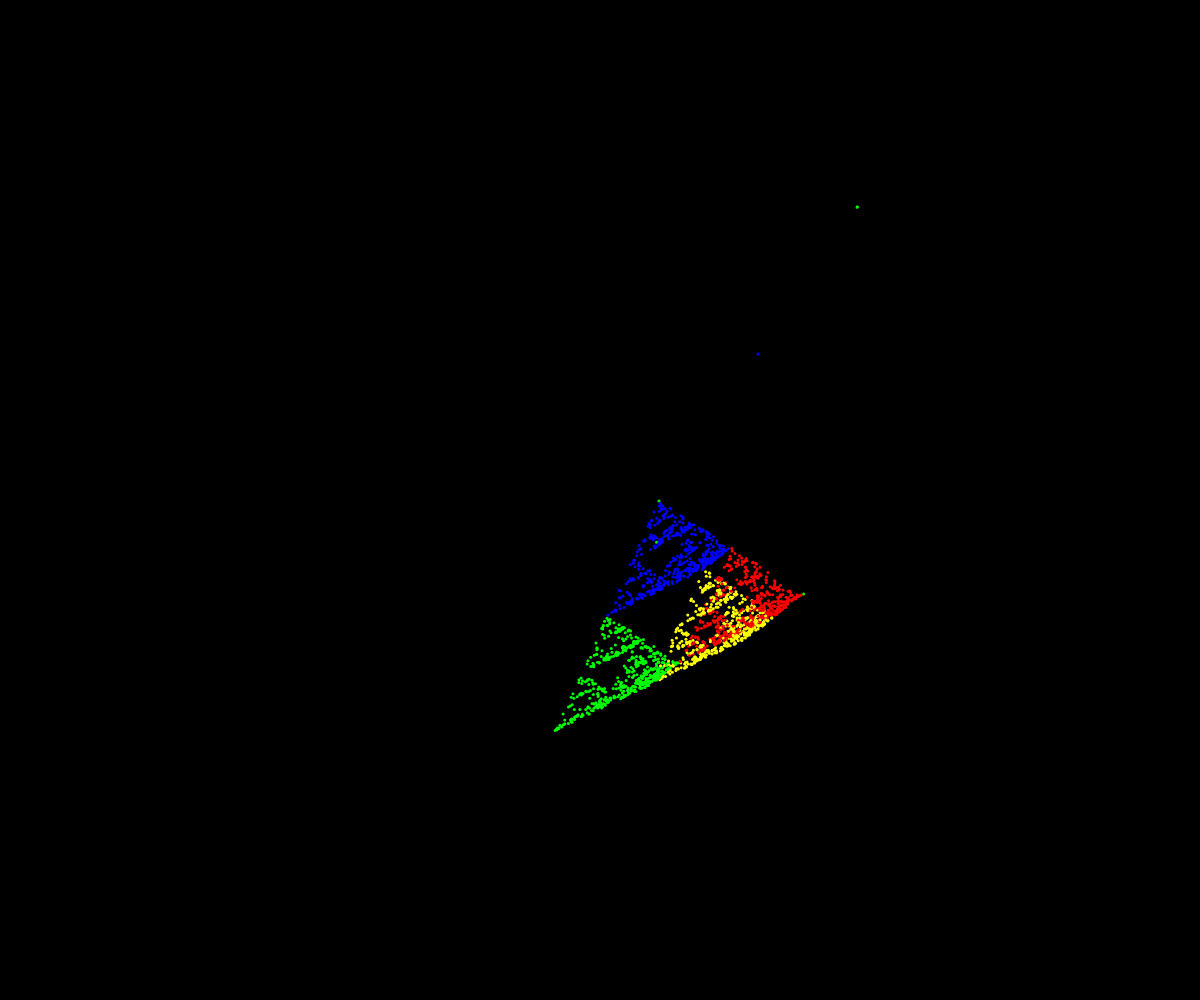
Frame 1 (no input)
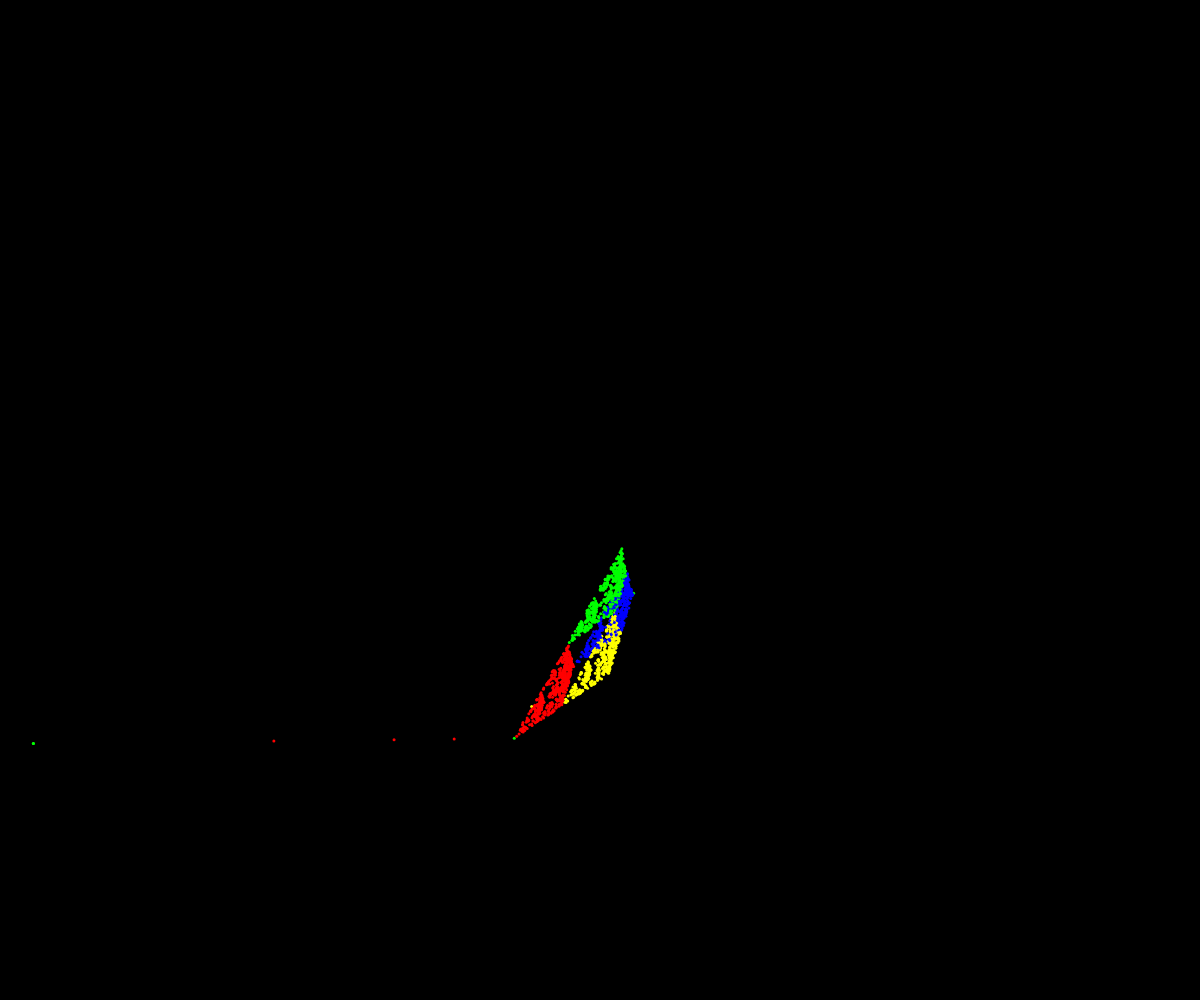
Frame 60 (no input)
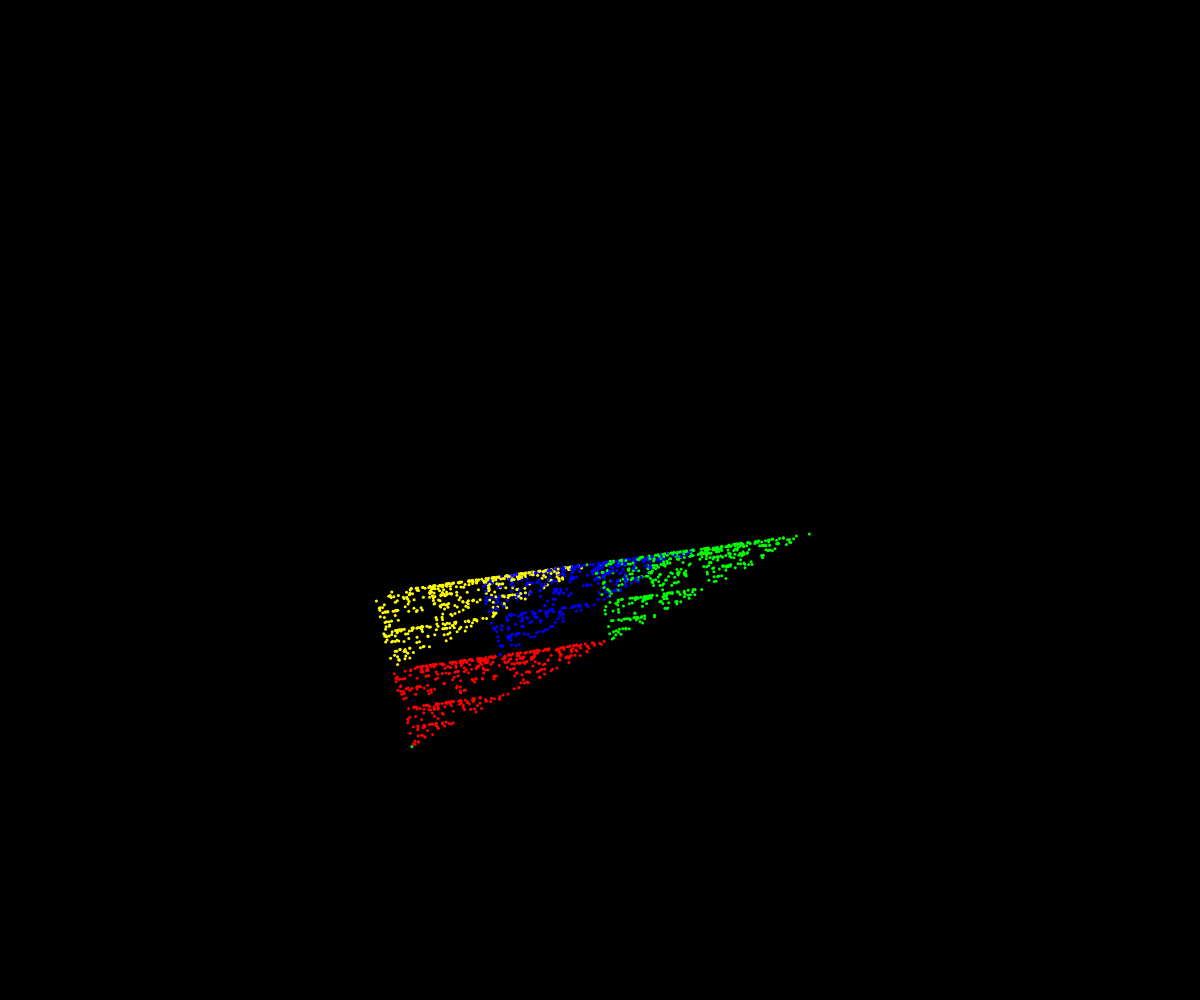
Frame 120 (the mouse pressed at the canvas centre since frame 60)

The p5.js sketch that drew these frames (run headless with seeded random() and noise() and a simulated clock; from frame 60 on, the mouse is pressed at the canvas centre):

// p5.js sketch
// ── sketch.js
let a, b, c, d ,target;
let axoff =0;
let ayoff =1000;
let bxoff =2000;
let byoff =3000;
let cxoff =4000;
let cyoff =5000;
let dxoff =6000;
let dyoff =7000;


function setup() {
  createCanvas(windowWidth, windowHeight);
  background(0);
  strokeWeight(4);
  //mousePressed();
}

function draw() {
  
  updateIt();
  
  for (let i = 0; i < 2000; i++) {

    point(target.x, target.y);

    let r = floor(random(4));
    if (r == 0) {
      stroke(255, 0, 0);
      target.x = lerp(target.x, a.x, 0.5);
      target.y = lerp(target.y, a.y, 0.5);


    } else if (r == 1) {
      stroke(0, 255, 0);
      target.x = lerp(target.x, b.x, 0.5);
      target.y = lerp(target.y, b.y, 0.5);


    } else if (r == 2) {
      stroke(0, 0,255);
      target.x = lerp(target.x, c.x, 0.5);
      target.y = lerp(target.y, c.y, 0.5);


    }else if (r == 3) {
      stroke(255, 255,0);
      target.x = lerp(target.x, d.x, 0.5);
      target.y = lerp(target.y, d.y, 0.5);


    }
  }
  

}


function updateIt(){
  background(0);
  a = createVector(noise(axoff)*width, noise(ayoff)*height);
  b = createVector(noise(bxoff)*width, noise(byoff)*height);
  c = createVector(noise(cxoff)*width, noise(cyoff)*height);
  d = createVector(noise(dxoff)*width, noise(dyoff)*height);
  target = createVector(random(width), random(height));
  stroke(0, 255, 0);
  strokeWeight(3);
  point(a.x, a.y);
  point(b.x, b.y);
  point(c.x, c.y);
  point(target.x, target.y);
  
  axoff+=0.007;
  ayoff+=0.007;
  bxoff+=0.007;
  byoff+=0.007;
  cxoff+=0.007;
  cyoff+=0.007;
  dxoff+=0.007;
  dyoff+=0.007;
  

  
  
  
  
  
}
